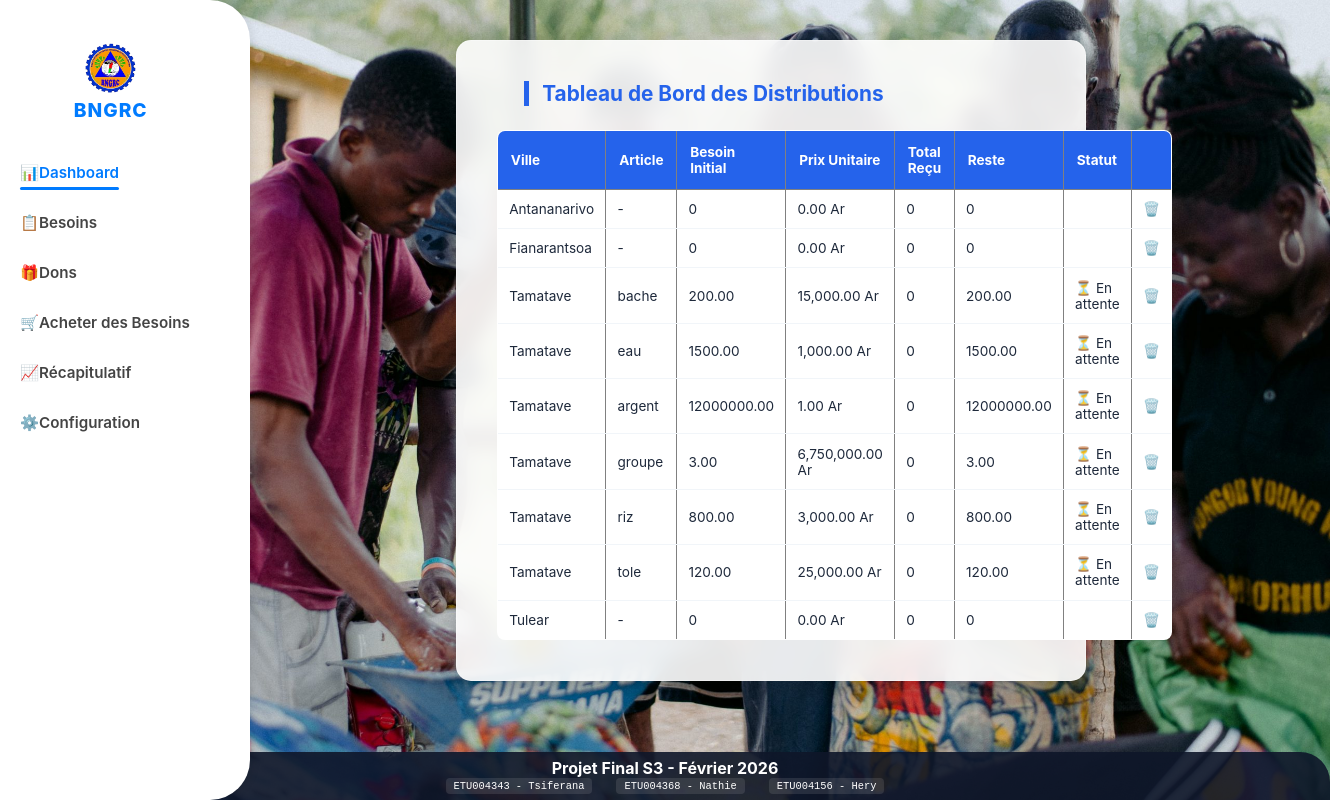
The page / on the database its author committed.
### tables this page shows
CREATE TABLE bngrc_besoins (
    id_besoin INT AUTO_INCREMENT PRIMARY KEY,
    id_ville INT NOT NULL,
    id_categorie INT NOT NULL,
    article VARCHAR(100) NOT NULL, 
    quantite_initiale DECIMAL(15,2) NOT NULL,
    quantite_restante DECIMAL(15,2) NOT NULL, 
    prix_unitaire DECIMAL(15,2) NOT NULL, 
    date_saisie TIMESTAMP DEFAULT CURRENT_TIMESTAMP,
    FOREIGN KEY (id_ville) REFERENCES bngrc_villes(id_ville),
    FOREIGN KEY (id_categorie) REFERENCES bngrc_categories(id_categorie)
);

CREATE TABLE bngrc_villes (
    id_ville INT AUTO_INCREMENT PRIMARY KEY,
    nom_ville VARCHAR(100) NOT NULL
);

### controllers/DashboardController.php (called while the page is built, shortened)
<?php
class DashboardController {
    public function index() {
        $db = (new Database())->getConnection();
        $query = "SELECT b.id_besoin, v.nom_ville, b.article, b.quantite_initiale, b.quantite_restante, b.prix_unitaire,
                  (SELECT SUM(quantite_attribuee) FROM bngrc_dispatch WHERE id_besoin = b.id_besoin) as total_recu
                  FROM bngrc_villes v
                  LEFT JOIN bngrc_besoins b ON v.id_ville = b.id_ville
                  ORDER BY v.nom_ville ASC";
        $stmt = $db->prepare($query);
        $stmt->execute();
        $donnees = $stmt->fetchAll(PDO::FETCH_ASSOC);
        require_once '../views/dashboard.php';
    }
}

### views/dashboard.php (the view)
<?php include 'common/header.php'; ?>
<main>
    <div>
        <h2>Tableau de Bord des Distributions</h2>
        <table border="1" style="width:100%; border-collapse: collapse;">
            <thead>
                <tr style="background-color: #f2f2f2;">
                    <th>Ville</th>
                    <th>Article</th>
                    <th>Besoin Initial</th>
                    <th>Prix Unitaire</th>
                    <th>Total Reçu</th>
                    <th>Reste</th>
                    <th>Statut</th>
                    <th></th>
                </tr>
            </thead>
            <tbody>
                <?php foreach ($donnees as $d): ?>
                <tr>
                    <td><?php echo htmlspecialchars($d['nom_ville']); ?></td>
                    <td><?php echo htmlspecialchars($d['article'] ?? '-'); ?></td>
                    <td><?php echo $d['quantite_initiale'] ?? 0; ?></td>
                    <td><?php echo number_format($d['prix_unitaire'] ?? 0, 2); ?> Ar</td>
                    <td><?php echo $d['total_recu'] ?? 0; ?></td>
                    <td><?php echo $d['quantite_restante'] ?? 0; ?></td>
                    <td>
                        <?php if($d['article']): ?>
                            <?php echo ($d['quantite_restante'] <= 0) ? '✅ Comblé' : '⏳ En attente'; ?>
                        <?php endif; ?>
                    </td>
                    <td>
                        <a href="index.php?action=delete-besoin&id=<?= $d['id_besoin'] ?>"
                           onclick="return confirm('Supprimer ce besoin définitivement ?')"
                           style="text-decoration: none;">
                            🗑️
                        </a>
                    </td>
                </tr>
                <?php endforeach; ?>
            </tbody>
        </table>
    </div>
</main>
<?php include 'common/footer.php'; ?>

### public/css/style.css (style rules this page uses)
:root { --primary: #2563eb; --primary-dark: #1d4ed8; --secondary: #64748b; --surface: rgba(255, 255, 255, 0.9); --text: #1e293b; }
* { box-sizing: border-box; margin: 0; padding: 0; }
html, body { height: 100%; }
body { font-family: 'Inter', sans-serif; color: var(--text); background-image: url('../images/back.jpg'); background-size: cover; background-position: center; background-attachment: fixed; display: flex; flex-direction: row; }
main { flex: 1; margin-left: 280px; display: flex; flex-direction: column; align-items: center; justify-content: flex-start; padding: 5rem 0; transform: translateX(-164px); }
main > table, main > div, main > form { width: 700px; max-width: 90%; background: var(--surface); backdrop-filter: blur(10px); -webkit-backdrop-filter: blur(10px); border-radius: 15px; box-shadow: 0 10px 25px rgba(0, 0, 0, 0.2); border: 1px solid rgba(255, 255, 255, 0.3); padding: 2.5rem; margin: 0 auto; }
h2 { width: 700px; max-width: 90%; margin: 0 auto 1.5rem auto; color: var(--primary); font-size: 1.3rem; border-left: 5px solid var(--primary); padding-left: 0.8rem; text-align: left; }
table { border-collapse: collapse; background: white; border-radius: 8px; overflow: hidden; font-size: 0.85rem; width: 100%; }
th { background: var(--primary); color: white; padding: 0.8rem; text-align: left; }
td { padding: 0.7rem; border-bottom: 1px solid #f1f5f9; }

### views/common/header.php (style rules this page uses)
main { margin-left: 270px; padding: 20px; }

### rows shown on the page
bngrc_besoins: id_ville.nom_ville "Tamatave", article "bache", quantite_initiale "200.00", prix_unitaire "15,000.00", total_recu "0", quantite_restante "200.00", shows "⏳ En attente"
bngrc_besoins: id_ville.nom_ville "Tamatave", article "eau", quantite_initiale "1500.00", prix_unitaire "1,000.00", total_recu "0", quantite_restante "1500.00", shows "⏳ En attente"
bngrc_besoins: id_ville.nom_ville "Tamatave", article "argent", quantite_initiale "12000000.00", prix_unitaire "1.00", total_recu "0", quantite_restante "12000000.00", shows "⏳ En attente"
bngrc_besoins: id_ville.nom_ville "Tamatave", article "groupe", quantite_initiale "3.00", prix_unitaire "6,750,000.00", total_recu "0", quantite_restante "3.00", shows "⏳ En attente"
bngrc_besoins: id_ville.nom_ville "Tamatave", article "riz", quantite_initiale "800.00", prix_unitaire "3,000.00", total_recu "0", quantite_restante "800.00", shows "⏳ En attente"
bngrc_besoins: id_ville.nom_ville "Tamatave", article "tole", quantite_initiale "120.00", prix_unitaire "25,000.00", total_recu "0", quantite_restante "120.00", shows "⏳ En attente"

### other values the page prints
$d['nom_ville'] "Antananarivo"
$d['article'] "-"
$d['quantite_initiale'] "0"
$d['prix_unitaire'] "0.00"
$d['total_recu'] "0"
$d['quantite_restante'] "0"
$d['nom_ville'] "Fianarantsoa"
$d['nom_ville'] "Tulear"
